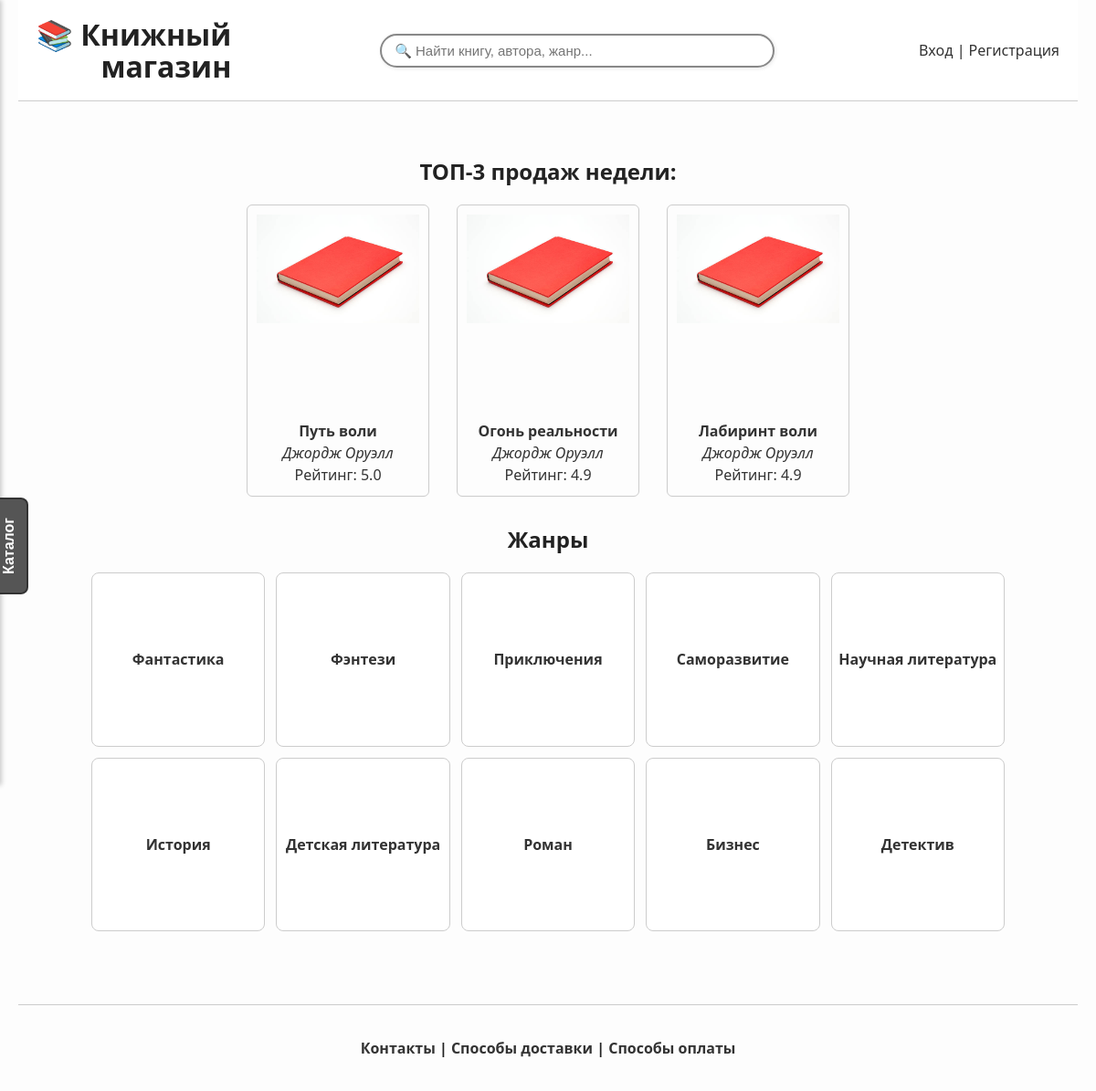
Before: / with the older database file.
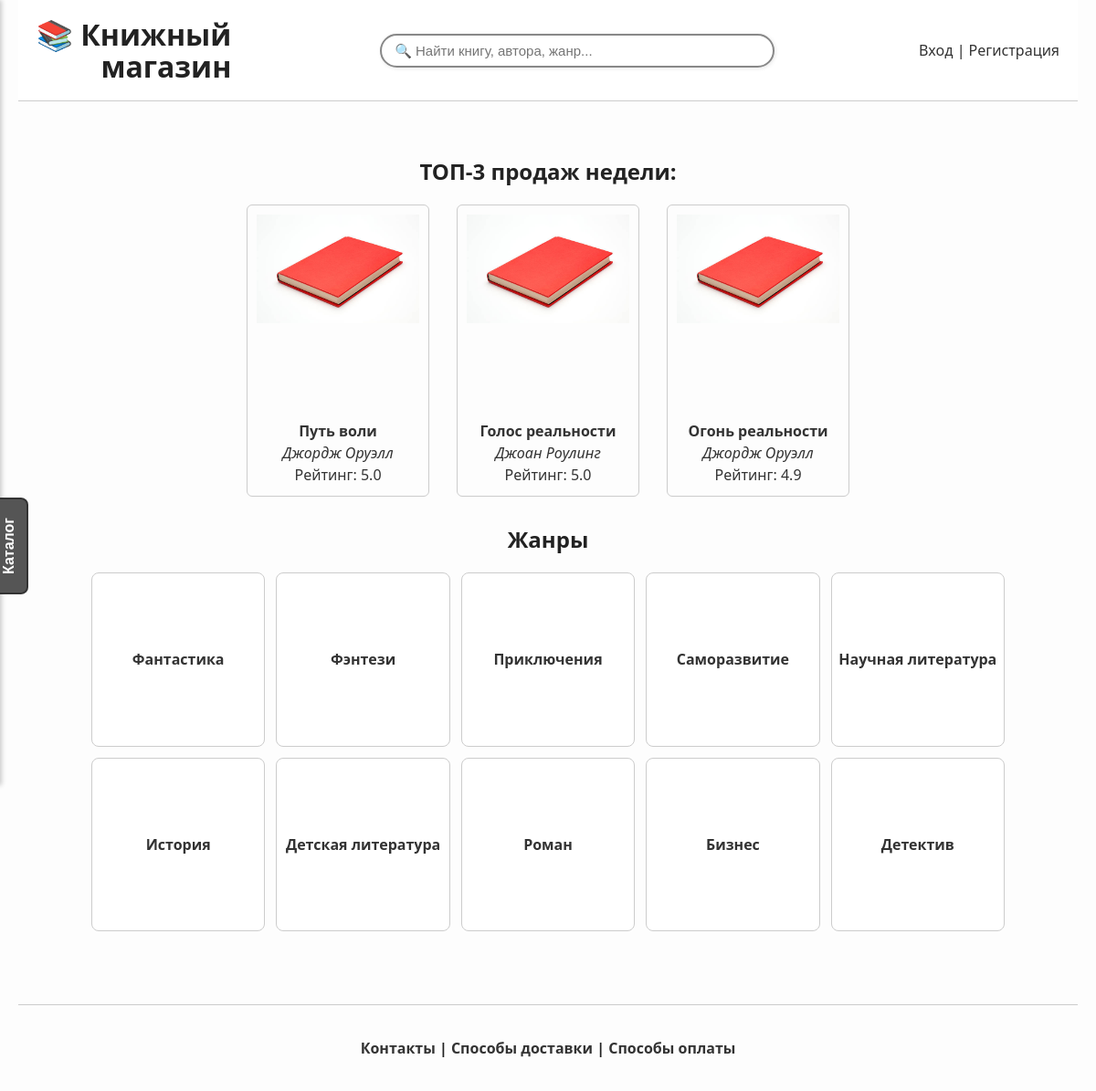
After: the same page with the newer database file.
### app/models.py (models this page shows)
class Book(db.Model):
    id = db.Column(db.Integer, primary_key=True)
    title = db.Column(db.String(120))
    author = db.Column(db.String(120))
    year = db.Column(db.Integer)
    price = db.Column(db.Float)
    genre = db.Column(db.String(100))
    category = db.Column(db.String(100))
    cover = db.Column(db.String(255))
    description = db.Column(db.Text)
    rating = db.Column(db.Float)

### app/routes.py (the view)
@app.route('/')
def index():
    query = request.args.get('q', '').strip()
    if query:
        books = Book.query.filter(
            Book.title.ilike(f"%{query}%") | Book.author.ilike(f"%{query}%")
        ).all()
    else:
        books = Book.query.all()
    top_books = Book.query.order_by(Book.rating.desc()).limit(3).all()
    return render_template('index.html', books=books, top_books=top_books)

### app/routes.py (called while the page is built)
@app.context_processor
def inject_genres():
    return dict(genres=[g[0] for g in db.session.query(Book.genre).distinct() if g[0]])

### app/templates/index.html (shortened to what this page needs)
{% extends 'base.html' %}
{% block content %}
<div id="main-content" style="padding: 20px;">
    <div class="top3-wrapper">
        <h2 class="top3-heading">ТОП-3 продаж недели:</h2>
        <div class="top3-books">
            {% for book in top_books %}
            <a href="{{ url_for('book_detail', book_id=book.id) }}" class="book-card">
                <div>
                    <img src="{{ url_for('static', filename='covers/book_cover.jpg') }}" alt="Обложка">
                    <div class="book-info">
                        <strong>{{ book.title }}</strong>
                        <em>{{ book.author }}</em>
                        <span>Рейтинг: {{ book.rating }}</span>
                    </div>
                </div>
            </a>
            {% endfor %}
        </div>
    </div>
    <h2 style="text-align: center;">Жанры</h2>
    <div class="genre-grid">
        {% for genre in genres[:10] %}
        <a href="{{ url_for('books_by_genre', genre_name=genre) }}" class="genre-tile">
            {{ genre }}
        </a>
        {% endfor %}
    </div>
</div>
{% endblock %}

### app/templates/base.html (shortened to what this page needs)
<!DOCTYPE html>
<html lang="ru">
<head>
        <link rel="stylesheet" href="{{ url_for('static', filename='styles.css') }}">
</head>
<body>
<div class="wrapper">
<header style="padding: 20px;">
    <div style="
        display: flex;
        flex-wrap: wrap;
        align-items: center;
        justify-content: space-between;
        gap: 20px;
    ">
        <div style="flex-shrink: 0;">
            <a href="{{ url_for('index') }}" style="text-decoration: none; color: inherit;">
                <h1 style="margin: 0; line-height: 1.1; white-space: nowrap; text-align: right;">
                    📚 Книжный<br>магазин
                </h1>
            </a>
        </div>
        <div style="
            display: flex;
            flex: 1;
            min-width: 250px;
            flex-wrap: wrap;
            justify-content: flex-end;
            align-items: center;
            gap: 15px;
        ">
            <form action="{{ url_for('search') }}" method="get" style="
                flex: 1;
                min-width: 200px;
                display: flex;
                justify-content: center;
            ">
                <input type="text" name="q"
                    placeholder="🔍 Найти книгу, автора, жанр..."
                    value="{{ request.args.get('q', '') }}"
                    style="
                        width: 100%;
                        max-width: 400px;
                        padding: 8px 14px;
                        border: 2px solid #888;
                        border-radius: 25px;
                        font-size: 15px;
                        box-shadow: 1px 1px 4px rgba(0,0,0,0.1);
                        transition: 0.3s ease;
                    "
                    onfocus="this.style.borderColor='#444'; this.style.boxShadow='0 0 8px rgba(0,0,0,0.2)'"
                    onblur="this.style.borderColor='#888'; this.style.boxShadow='1px 1px 4px rgba(0,0,0,0.1)'">
            </form>
            <div style="white-space: nowrap;">
                {% if current_user.is_authenticated %}
                    <a href="{{ url_for('profile') }}"><strong>{{ current_user.first_name }}</strong></a> |
                    <a href="{{ url_for('view_cart') }}">Корзина</a> |
                    <a href="{{ url_for('logout') }}">Выйти</a>
                {% else %}
                    <a href="{{ url_for('login') }}">Вход</a> |
                    <a href="{{ url_for('register') }}">Регистрация</a>
                {% endif %}
            </div>
        </div>
    </div>
</header>
<button onclick="toggleSidebar()" id="catalog-button">Каталог</button>
<div class="container">
    <main class="main-content">
        {% block content %}{% endblock %}
    </main>
</div>
<footer>
    <div class="footer-inner">
        <p>
            <a href="{{ url_for('contacts') }}">Контакты</a> |
            <a href="{{ url_for('delivery') }}">Способы доставки</a> |
            <a href="{{ url_for('payment') }}">Способы оплаты</a>
        </p>
    </div>
</footer>
</div>
</body>
</html>

### app/static/styles.css (style rules this page uses)
html, body { height: 100%; margin: 0; padding: 0; font-family: 'Segoe UI', Tahoma, Geneva, Verdana, sans-serif; background-color: #fdfdfd; color: #222; }
.wrapper { display: flex; flex-direction: column; min-height: 100vh; max-width: 1200px; margin: 0 auto; padding: 0 20px; }
header { background-color: white; border-bottom: 1px solid #ccc; padding: 20px; }
footer { padding: 20px 0; width: 100%; font-weight: bold; border-top: 1px solid #ccc; }
footer a { font-weight: bold; }
.footer-inner { max-width: 100%; margin: 0 auto; padding: 0 20px; text-align: center; }
.container { flex: 1; display: flex; flex-direction: column; gap: 20px; }
.main-content { flex: 1; padding: 20px 0; }
.book-card { display: block; text-decoration: none; color: inherit; }
.book-info { margin-top: 8px; color: #333; }
.top3-wrapper { text-align: center; margin: 0 auto 30px auto; padding: 0 15px; max-width: 1000px; }
.top3-heading { margin-bottom: 20px; font-size: 24px; font-weight: bold; }
.top3-books { display: flex; justify-content: center; gap: 30px; flex-wrap: wrap; }
.top3-books a > div { padding: 10px; border: 1px solid #ccc; border-radius: 6px; box-sizing: border-box; width: max-content; min-width: 140px; max-width: 200px; height: 320px; display: flex; flex-direction: column; justify-content: space-between; align-items: center; text-align: center; transition: transform 0.2s ease, box-shadow 0.2s ease; }
.top3-books a img { width: 100%; height: auto; max-height: 180px; object-fit: cover; display: block; }
.genre-grid { display: grid; grid-template-columns: repeat(5, 1fr); grid-template-rows: repeat(2, 1fr); gap: 12px; max-width: 1000px; margin: 0 auto 40px auto; padding: 0 10px; text-align: center; }
.genre-tile { display: flex; justify-content: center; align-items: center; aspect-ratio: 1 / 1; background: #fff; border: 1px solid #ccc; border-radius: 8px; text-decoration: none; color: #333; font-weight: bold; transition: transform 0.2s ease, box-shadow 0.2s ease, background-color 0.2s ease; }
#catalog-button { position: fixed; top: 50%; left: 10px; transform: translate(-50%, -50%) rotate(-90deg); transform-origin: center; padding: 10px 20px; font-size: 16px; font-weight: bold; border: 2px solid #333; border-radius: 8px; cursor: pointer; z-index: 2000; background-color: #555; }
.book-info { margin-top: 10px; word-break: break-word; }
.book-info strong, .book-info em, .book-info span { display: block; margin: 2px 0; }
a { color: #333; text-decoration: none; }
button { padding: 10px 18px; border: none; border-radius: 6px; background-color: #333; color: white; cursor: pointer; font-weight: bold; transition: background-color 0.2s ease; }

Changed rows visible on the page:
no longer on this page (row unchanged): Book: title "Лабиринт воли", author "Джордж Оруэлл", rating "4.9"
now on this page (row edited): Book: title "Голос реальности", author "Джоан Роулинг", rating "5.0"
